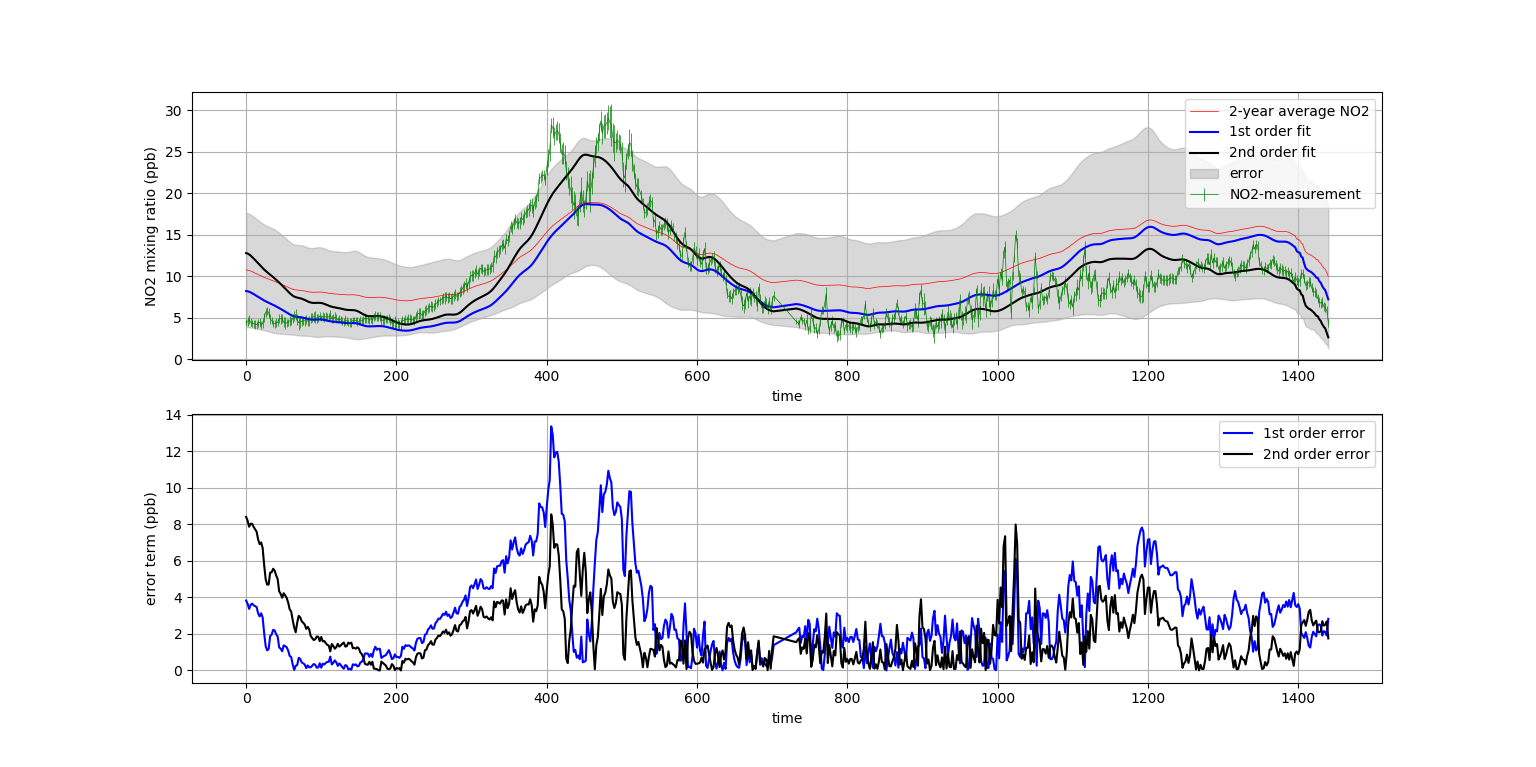

This chart was generated by the following Python code:
import matplotlib.pyplot as plt
from matplotlib import dates
import numpy as np
import math as m
import scipy.optimize

#read in, tidy and plot data
data0 = np.array([[float(i) for i in (' '.join(line.split())).split(' ')] for line in open('higher_order_linear_regression.txt').readlines()[1:]])
data = []
for i in range(0,len(data0),1):
    if (np.isnan(data0[i,1]) == False and np.isnan(data0[i,2]) == False):
        data.append(data0[i])   
data = np.array(data)       
plt.subplot(211)
plt.errorbar(data[:,0],data[:,1],yerr=data[:,2],color='green',linewidth=0.5,label='NO2-measurement')
plt.plot(data[:,0],data[:,3],color='red',linewidth=0.5,label='2-year average NO2')
plt.fill_between(data[:,0],data[:,3]+data[:,4],data[:,3]-data[:,4],color='grey',alpha=0.3,label='error')

#regression
b = data[:,1]
t = data[:,3]

##first order
A1 = np.vstack((np.ones(t.shape[0]),t)).T
x1 = np.linalg.inv(A1.T.dot(A1)).dot(A1.T).dot(b)
f1 = x1[0] + x1[1]*data[:,3]
plt.plot(data[:,0],f1,color='blue',label='1st order fit')
epsilon1 = np.abs(b-A1.dot(x1))

##second order
A2 = np.vstack((np.ones(t.shape[0]),t,t*data[:,0])).T
x2 = np.linalg.inv(A2.T.dot(A2)).dot(A2.T).dot(b)
f2 = x2[0] + t*(x2[1]+x2[2]*data[:,0])
plt.plot(data[:,0],f2,color='black',label='2nd order fit')
epsilon2 = np.abs(b-A2.dot(x2))

plt.xlabel('time')
plt.ylabel('NO2 mixing ratio (ppb)')
plt.grid()
plt.legend()
plt.subplot(212)
plt.plot(data[:,0],epsilon1,color='blue',label='1st order error')
plt.plot(data[:,0],epsilon2,color='black',label='2nd order error')
plt.xlabel('time')
plt.ylabel('error term (ppb)')
plt.grid()
plt.legend()

plt.show()
